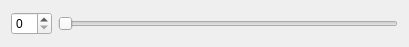
<?xml version="1.0" encoding="UTF-8"?>
<ui version="4.0">
 <class>MyWidget</class>
 <widget class="QWidget" name="MyWidget">
  <property name="geometry">
   <rect>
    <x>0</x>
    <y>0</y>
    <width>409</width>
    <height>47</height>
   </rect>
  </property>
  <property name="windowTitle">
   <string>Form</string>
  </property>
  <layout class="QHBoxLayout" name="horizontalLayout">
   <item>
    <widget class="QSpinBox" name="spinBox"/>
   </item>
   <item>
    <widget class="QSlider" name="horizontalSlider">
     <property name="orientation">
      <enum>Qt::Horizontal</enum>
     </property>
    </widget>
   </item>
  </layout>
 </widget>
 <resources/>
 <connections/>
</ui>
